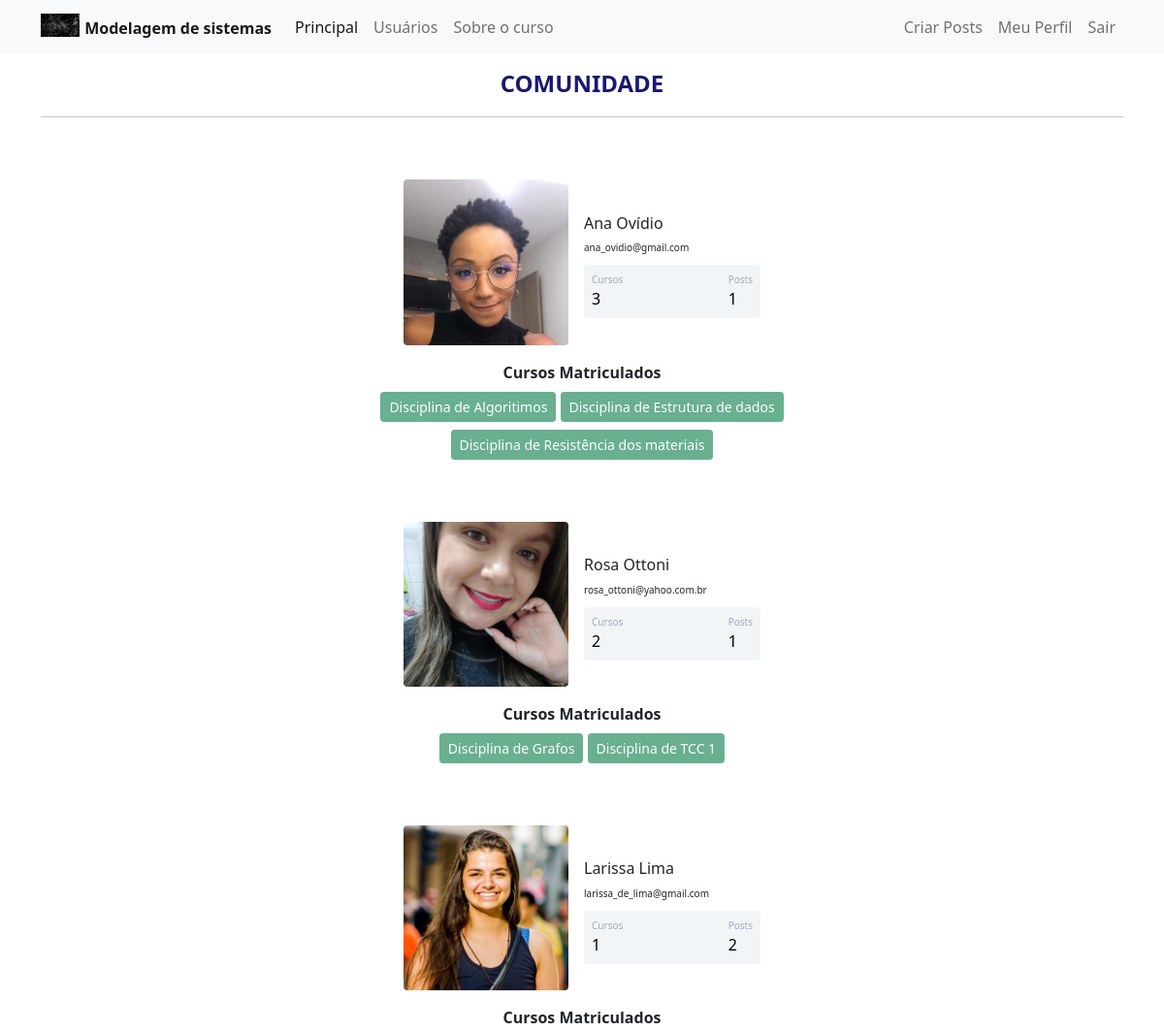
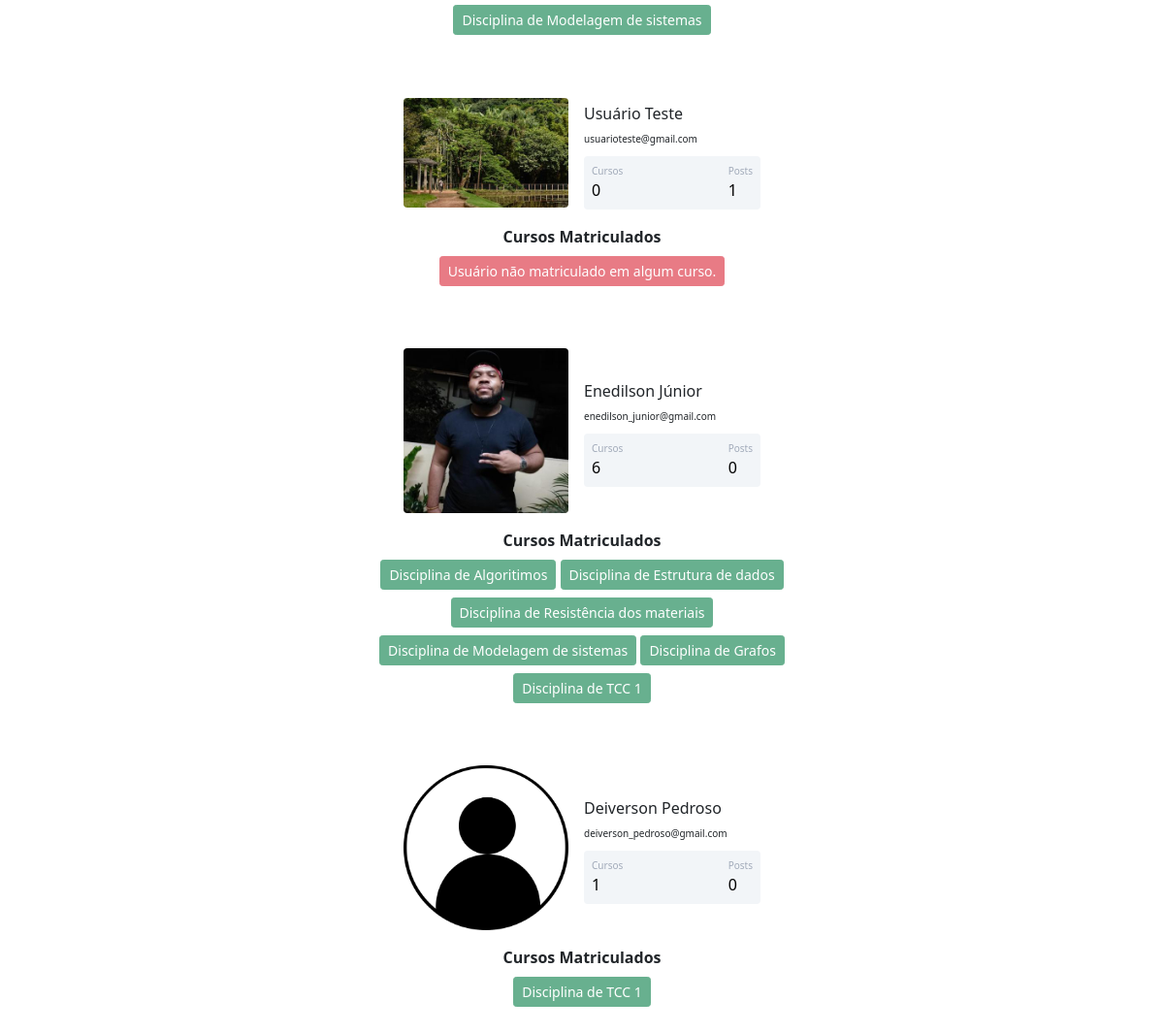
Screenshot of /users (signed in) with the database file from the repository (2 pictures, top to bottom).
### general_system/models.py (models this page shows)
class Usuario(data_base.Model, UserMixin):
    id = data_base.Column(data_base.Integer, primary_key=True)
    username = data_base.Column(data_base.String, nullable=False)
    email = data_base.Column(data_base.String, nullable=False, unique=True)
    password = data_base.Column(data_base.String, nullable=False)
    perf_photo = data_base.Column(data_base.String, default='default.jpg')
    posts = data_base.relationship('Post', backref='autor', lazy=True)
    courses = data_base.Column(data_base.String, nullable=False, default='')
    def count_posts(self):
        return len(self.posts)

### general_system/routes.py (the view)
@app.route("/users")
@login_required
def users():
    set_users = Usuario.query.all()
    return render_template('users.html', set_users=set_users)

### general_system/models.py (called while the page is built)
@login_manager.user_loader
def load_user(id_user):
    return Usuario.query.get(int(id_user))

### general_system/templates/users.html (shortened to what this page needs)
{% extends 'base.html' %}
{% block bory %}
    <div class="container">
        <div align="center">
        <h1 style="color: midnightblue"><strong><font size="5">COMUNIDADE</font></strong></h1>
        <hr>
        </div>
        {% for user in set_users %}
            <div class="container mt-5 d-flex justify-content-center">
                <div class="card p-3">
                    <div class="d-flex align-items-center">
                        <div class="image pe-3"> <img src="{{url_for('static', filename='image_id_user/{}'.format(user.perf_photo))}}" class="rounded" width="170"> </div>
                        <div class="ml-3 w-100">
                            <h4 class="mb-0 mt-0"><font size="3">{{user.username}}</font></h4> <span><font size="1">{{user.email}}</font></span>
                            <div class="p-2 mt-2 bg-primary d-flex justify-content-between rounded text-white stats">
                                {% if 'Não Informado' in user.courses or user.courses == '' %}
                                    <div class="d-flex flex-column"> <span class="articles">Cursos</span> <span class="number1">0</span> </div>
                                {% else %}
                                    <div class="d-flex flex-column"> <span class="articles">Cursos</span> <span class="number1">{{user.courses.count(';') + 1}}</span> </div>
                                {% endif %}
                                <div class="d-flex flex-column"> <span class="rating">Posts</span> <span class="number3">{{user.count_posts()}}</span> </div>
                            </div>
                        </div>
                    </div>
                </div>
            </div>
            <div class="row justify-content-center">
                <div class="col col-5" style="text-align: center">
                    <strong>Cursos Matriculados</strong><br>
                    {% if 'Não Informado' in user.courses or user.courses == '' %}
                        <button type="button" class="btn btn-sm btn-danger mt-2" disabled>Usuário não matriculado em algum curso.</button>
                    {% else %}
                        {% for course in user.courses.split(';') %}
                             <button type="button" class="btn btn-sm btn-success mt-2" disabled>{{ course }}</button>
                        {% endfor %}
                    {% endif %}
                </div>
            </div>
        {% endfor %}
    </div>
{% endblock %}

### general_system/static/main.css (style rules this page uses)
.card { width: 400px; border: none; border-radius: 10px; background-color: #fff }
.stats { background: #f2f5f8 !important; color: #000 !important }
.articles { font-size: 10px; color: #a1aab9 }
.number1 { font-weight: 500 }
.rating { font-size: 10px; color: #a1aab9 }
.number3 { font-weight: 500 }

### rows the page displays
Usuario: perf_photo (picture), username "Ana Ovídio", email "ana_ovidio@gmail.com", courses "3", count_posts "1", course "Disciplina de Algoritimos" "Disciplina de Estrutura de dados" "Disciplina de Resistência dos materiais"
Usuario: perf_photo (picture), username "Rosa Ottoni", email "rosa_ottoni@yahoo.com.br", courses "2", count_posts "1", course "Disciplina de Grafos" "Disciplina de TCC 1"
Usuario: perf_photo (picture), username "Larissa Lima", email "larissa_de_lima@gmail.com", courses "1", count_posts "2", courses "Disciplina de Modelagem de sistemas"
Usuario: perf_photo (picture), username "Usuário Teste", email "usuarioteste@gmail.com", courses "Cursos", count_posts "1"
Usuario: perf_photo (picture), username "Enedilson Júnior", email "enedilson_junior@gmail.com", courses "6", count_posts "0", course "Disciplina de Algoritimos" "Disciplina de Estrutura de dados" "Disciplina de Resistência dos materiais" "Disciplina de Modelagem de sistemas" "Disciplina de Grafos" "Disciplina de TCC 1"
Usuario: perf_photo (placeholder picture), username "Deiverson Pedroso", email "deiverson_pedroso@gmail.com", courses "1", count_posts "0", courses "Disciplina de TCC 1"
